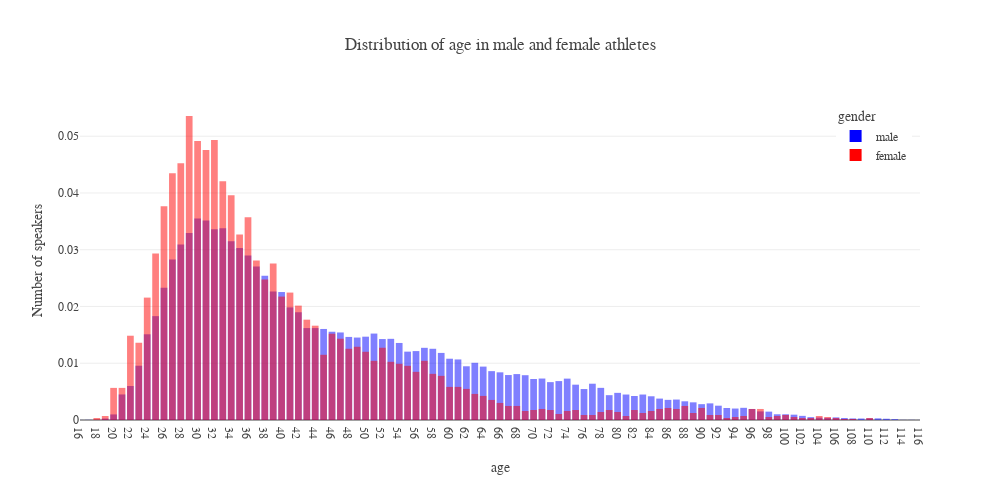

This figure's notebook cell:
### Code cell
df_sport = df[df['sport']==1]

df_sport = df_sport[df_sport['gender']!=0]
df_sport = df_sport.sort_values(by='age')

color_discrete_map={
    "male":"blue", 
    "female":"red"}

fig = px.histogram(df_sport, 
                    x="age", 
                    color="gender", 
                    barmode="overlay",
                    histnorm="probability",
                    range_x=[0, 100],
                    width=1000, height=500,
                    color_discrete_map=color_discrete_map,
                    title=f"Distribution of age in male and female athletes")
fig.update_layout(yaxis_title="Number of speakers")
fig.update_xaxes(type='category')
fig.update_layout(
    template=None,
    font_family='Nunito',
    legend=dict(
    yanchor="top",
    y=0.99,
    xanchor="right",
    x=0.99
    )
)
fig.show()

### Figure 1 — Plotly figure (JSON) as saved in the notebook; plotly's stock layout.template omitted (floating-point values rounded to 4 significant figures; data arrays with more than 128 entries replaced by an {"elided": "..."} marker saying what was removed)
{"data": [{"alignmentgroup": "True", "bingroup": "x", "histnorm": "probability", "hovertemplate": "gender=male<br>age=%{x}<br>probability=%{y}<extra></extra>", "legendgroup": "male", "marker": {"color": "blue", "opacity": 0.5, "pattern": {"shape": ""}}, "name": "male", "offsetgroup": "male", "orientation": "v", "showlegend": true, "type": "histogram", "x": {"elided": "71318 int values"}, "xaxis": "x", "yaxis": "y"}, {"alignmentgroup": "True", "bingroup": "x", "histnorm": "probability", "hovertemplate": "gender=female<br>age=%{x}<br>probability=%{y}<extra></extra>", "legendgroup": "female", "marker": {"color": "red", "opacity": 0.5, "pattern": {"shape": ""}}, "name": "female", "offsetgroup": "female", "orientation": "v", "showlegend": true, "type": "histogram", "x": {"elided": "5657 int values"}, "xaxis": "x", "yaxis": "y"}], "layout": {"barmode": "overlay", "font": {"family": "Nunito"}, "height": 500, "legend": {"title": {"text": "gender"}, "tracegroupgap": 0, "x": 0.99, "xanchor": "right", "y": 0.99, "yanchor": "top"}, "title": {"text": "Distribution of age in male and female athletes"}, "width": 1000, "xaxis": {"anchor": "y", "domain": [0, 1], "range": [0, 100], "title": {"text": "age"}, "type": "category"}, "yaxis": {"anchor": "x", "domain": [0, 1], "title": {"text": "Number of speakers"}}}}
